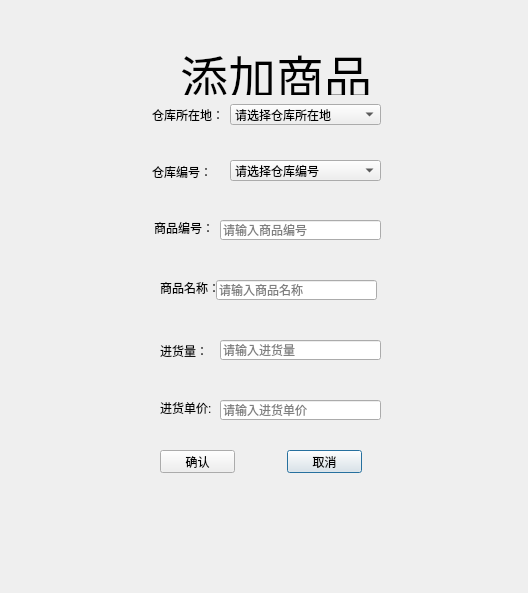
<?xml version="1.0" encoding="UTF-8"?>
<ui version="4.0">
 <class>AddCommodity</class>
 <widget class="QDialog" name="AddCommodity">
  <property name="geometry">
   <rect>
    <x>0</x>
    <y>0</y>
    <width>528</width>
    <height>593</height>
   </rect>
  </property>
  <property name="windowTitle">
   <string>AddCommodity</string>
  </property>
  <widget class="QLabel" name="label_2">
   <property name="geometry">
    <rect>
     <x>160</x>
     <y>280</y>
     <width>60</width>
     <height>16</height>
    </rect>
   </property>
   <property name="text">
    <string>商品名称：</string>
   </property>
  </widget>
  <widget class="QPushButton" name="Cancel">
   <property name="geometry">
    <rect>
     <x>287</x>
     <y>450</y>
     <width>75</width>
     <height>23</height>
    </rect>
   </property>
   <property name="text">
    <string>取消</string>
   </property>
  </widget>
  <widget class="QLineEdit" name="commodityName">
   <property name="geometry">
    <rect>
     <x>216</x>
     <y>280</y>
     <width>161</width>
     <height>20</height>
    </rect>
   </property>
   <property name="echoMode">
    <enum>QLineEdit::Normal</enum>
   </property>
   <property name="placeholderText">
    <string>请输入商品名称</string>
   </property>
   <property name="clearButtonEnabled">
    <bool>true</bool>
   </property>
  </widget>
  <widget class="QPushButton" name="OK">
   <property name="geometry">
    <rect>
     <x>160</x>
     <y>450</y>
     <width>75</width>
     <height>23</height>
    </rect>
   </property>
   <property name="text">
    <string>确认</string>
   </property>
  </widget>
  <widget class="QLabel" name="label_Title">
   <property name="geometry">
    <rect>
     <x>180</x>
     <y>40</y>
     <width>192</width>
     <height>55</height>
    </rect>
   </property>
   <property name="text">
    <string>&lt;html&gt;&lt;head/&gt;&lt;body&gt;&lt;p align=&quot;center&quot;&gt;&lt;span style=&quot; font-size:36pt;&quot;&gt;添加商品&lt;/span&gt;&lt;/p&gt;&lt;/body&gt;&lt;/html&gt;</string>
   </property>
  </widget>
  <widget class="QLabel" name="label_Password">
   <property name="geometry">
    <rect>
     <x>152</x>
     <y>164</y>
     <width>60</width>
     <height>16</height>
    </rect>
   </property>
   <property name="text">
    <string>仓库编号：</string>
   </property>
  </widget>
  <widget class="QLabel" name="label_Account">
   <property name="geometry">
    <rect>
     <x>152</x>
     <y>104</y>
     <width>72</width>
     <height>21</height>
    </rect>
   </property>
   <property name="text">
    <string>仓库所在地：</string>
   </property>
  </widget>
  <widget class="QLabel" name="label">
   <property name="geometry">
    <rect>
     <x>154</x>
     <y>220</y>
     <width>60</width>
     <height>16</height>
    </rect>
   </property>
   <property name="text">
    <string>商品编号：</string>
   </property>
  </widget>
  <widget class="QLineEdit" name="commodityNum">
   <property name="geometry">
    <rect>
     <x>220</x>
     <y>220</y>
     <width>161</width>
     <height>20</height>
    </rect>
   </property>
   <property name="echoMode">
    <enum>QLineEdit::Normal</enum>
   </property>
   <property name="placeholderText">
    <string>请输入商品编号</string>
   </property>
   <property name="clearButtonEnabled">
    <bool>true</bool>
   </property>
  </widget>
  <widget class="QComboBox" name="packageLocation">
   <property name="geometry">
    <rect>
     <x>230</x>
     <y>104</y>
     <width>151</width>
     <height>21</height>
    </rect>
   </property>
   <item>
    <property name="text">
     <string>请选择仓库所在地</string>
    </property>
   </item>
   <item>
    <property name="text">
     <string>北京</string>
    </property>
   </item>
   <item>
    <property name="text">
     <string>天津</string>
    </property>
   </item>
   <item>
    <property name="text">
     <string>上海</string>
    </property>
   </item>
   <item>
    <property name="text">
     <string>云南</string>
    </property>
   </item>
   <item>
    <property name="text">
     <string>四川</string>
    </property>
   </item>
   <item>
    <property name="text">
     <string>重庆</string>
    </property>
   </item>
  </widget>
  <widget class="QComboBox" name="packageNum">
   <property name="geometry">
    <rect>
     <x>230</x>
     <y>160</y>
     <width>151</width>
     <height>21</height>
    </rect>
   </property>
   <item>
    <property name="text">
     <string>请选择仓库编号</string>
    </property>
   </item>
   <item>
    <property name="text">
     <string>1</string>
    </property>
   </item>
   <item>
    <property name="text">
     <string>2</string>
    </property>
   </item>
   <item>
    <property name="text">
     <string>3</string>
    </property>
   </item>
   <item>
    <property name="text">
     <string>4</string>
    </property>
   </item>
   <item>
    <property name="text">
     <string>5</string>
    </property>
   </item>
   <item>
    <property name="text">
     <string>6</string>
    </property>
   </item>
   <item>
    <property name="text">
     <string>7</string>
    </property>
   </item>
   <item>
    <property name="text">
     <string>8</string>
    </property>
   </item>
   <item>
    <property name="text">
     <string>9</string>
    </property>
   </item>
   <item>
    <property name="text">
     <string>10</string>
    </property>
   </item>
  </widget>
  <widget class="QLineEdit" name="commodityPurchaseVolume">
   <property name="geometry">
    <rect>
     <x>220</x>
     <y>340</y>
     <width>161</width>
     <height>20</height>
    </rect>
   </property>
   <property name="placeholderText">
    <string>请输入进货量</string>
   </property>
   <property name="clearButtonEnabled">
    <bool>true</bool>
   </property>
  </widget>
  <widget class="QLabel" name="label_3">
   <property name="geometry">
    <rect>
     <x>160</x>
     <y>340</y>
     <width>48</width>
     <height>21</height>
    </rect>
   </property>
   <property name="text">
    <string>进货量：</string>
   </property>
  </widget>
  <widget class="QLabel" name="label_4">
   <property name="geometry">
    <rect>
     <x>160</x>
     <y>400</y>
     <width>54</width>
     <height>16</height>
    </rect>
   </property>
   <property name="text">
    <string>进货单价:</string>
   </property>
  </widget>
  <widget class="QLineEdit" name="commodityPurchaseUnitPprice">
   <property name="geometry">
    <rect>
     <x>220</x>
     <y>400</y>
     <width>161</width>
     <height>20</height>
    </rect>
   </property>
   <property name="placeholderText">
    <string>请输入进货单价</string>
   </property>
   <property name="clearButtonEnabled">
    <bool>true</bool>
   </property>
  </widget>
 </widget>
 <layoutdefault spacing="6" margin="11"/>
 <resources/>
 <connections/>
</ui>
